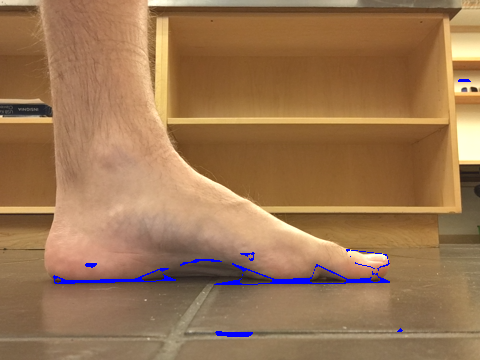
#> input picture foot.png, 480 x 360 px
$ python Contouring.py   (older library calls are emulated)
#> lines starting #> are read from the running program, lines starting #| are printed output that depends on the picture; after the words box and inside, x2 and y2 are one past the last pixel; in counts of white or black regions, pixels touching at a corner belong together
import cv2
img=cv2.imread('foot.png')
#> img is the input picture: shape (360, 480, 3); mean B, G, R 82.1, 117.7, 155.5
gray=cv2.cvtColor(img,cv2.COLOR_BGR2GRAY)
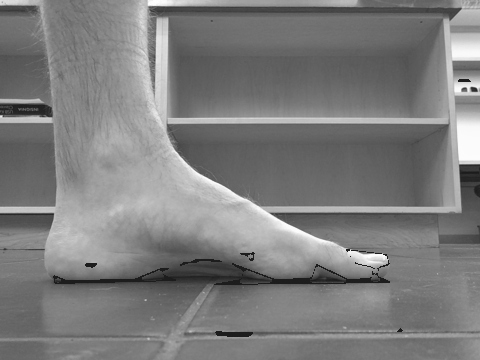
#> gray: shape (360, 480); min 28, max 254, mean 125
_,thresh=cv2.threshold(gray,140,255,cv2.THRESH_BINARY_INV)
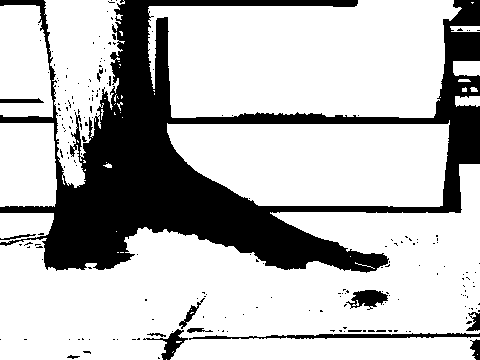
#> thresh: shape (360, 480); 74.2% white; 202 black regions (188 under 20 px)
thresh=cv2.GaussianBlur(thresh,(5,5),0)
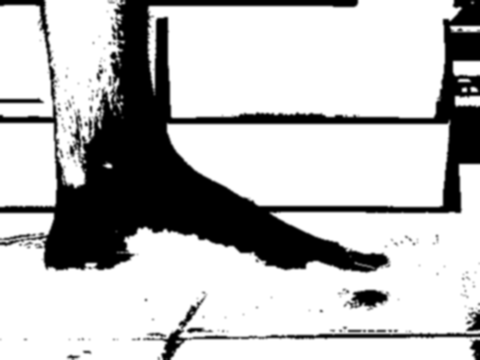
#> thresh: shape (360, 480); min 0, max 255, mean 189.3
_, contours, _ = cv2.findContours(thresh, cv2.RETR_EXTERNAL, cv2.CHAIN_APPROX_SIMPLE)
#> contours = 10 contours, 1 with area under 20; largest, box (x1, y1, x2, y2) and area: (0, 162, 480, 360) 61436, (146, 0, 464, 120) 33017, (165, 118, 452, 209) 21540, (0, 0, 127, 209) 21337, (451, 59, 480, 84) 596
cv2.drawContours(img,contours,-1,(0,255,0),2)
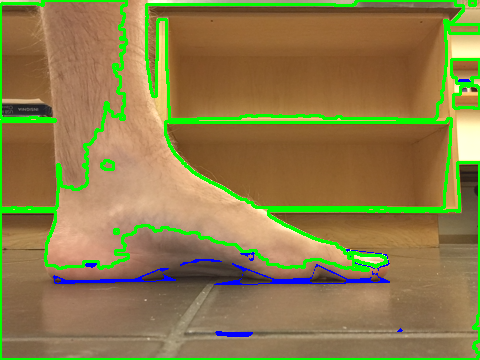
#> img: shape (360, 480, 3); 7.88% of pixels changed, all inside (x1, y1, x2, y2) = (0, 0, 480, 360)
cv2.imshow('img',img)
cv2.waitKey(0)
cv2.destroyAllWindows()

$ run again, with clouds.jpg saved as foot.png
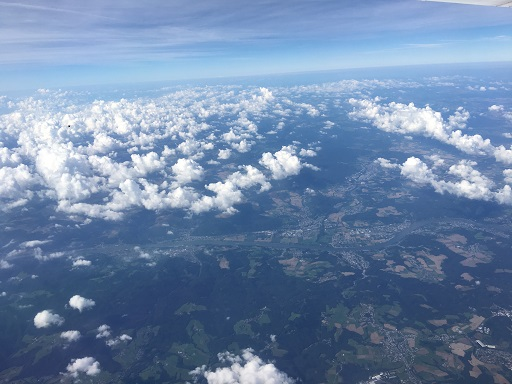
#> input picture clouds.jpg, 512 x 384 px
#> img is the input picture: shape (384, 512, 3); mean B, G, R 167.8, 134.4, 110.1
#> `thresh=cv2.GaussianBlur(thresh,(5,5),0)`:
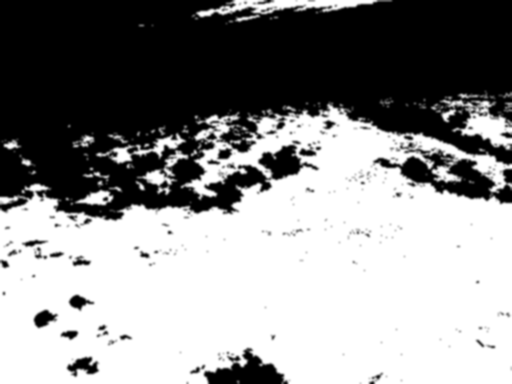
#> thresh: shape (384, 512); min 0, max 255, mean 141.9
#> contours = 17 contours, 1 with area under 20; largest, box (x1, y1, x2, y2) and area: (0, 100, 512, 384) 118296, (429, 89, 512, 152) 2994, (190, 0, 394, 26) 2343, (64, 166, 124, 207) 994, (71, 131, 96, 149) 284
#> `cv2.drawContours(img,contours,-1,(0,255,0),2)`:
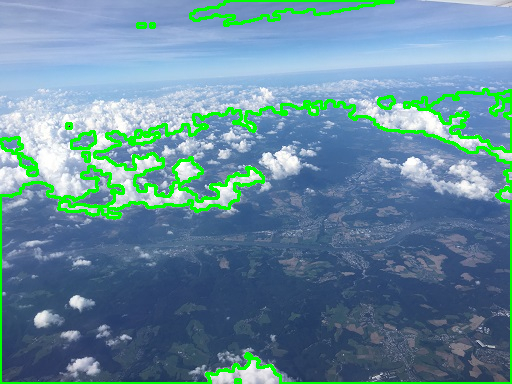
#> img: shape (384, 512, 3); 6.36% of pixels changed, all inside (x1, y1, x2, y2) = (0, 0, 512, 384)
